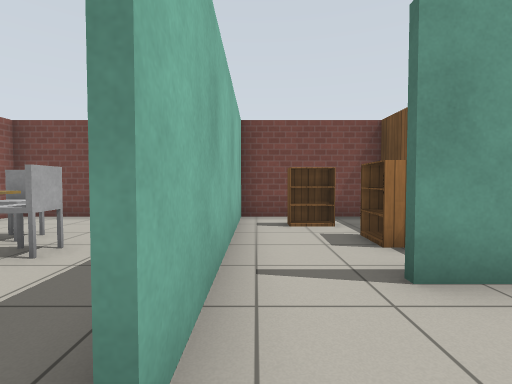
[1] (above)

16 first-person views from a walk through a world built for the Gazebo simulator. The camera is 0.9 m above the floor, tilts 2° down and sees 85° across. The floor is counted in squares, 1 m on a side. Each view is taken from the middle of a square. On the plan, view 1 faces up. The plan holds only what a view shows up to about 11 squares ahead; the rest is blank. Gazebo's built-in surfaces are drawn with simple patterns. Some stock models are drawn as simple stand-ins.

[2]
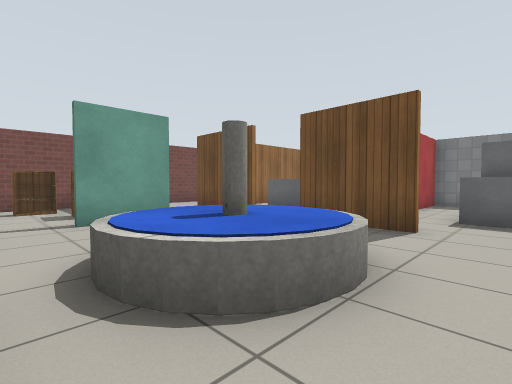

[3]
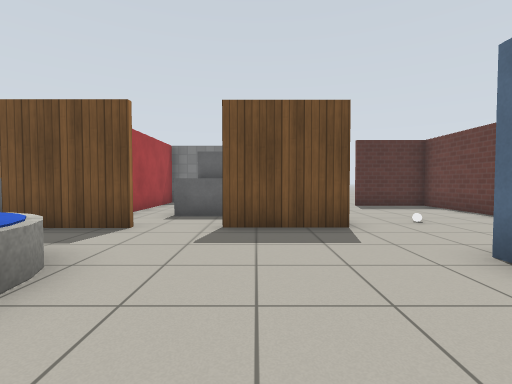

[4]
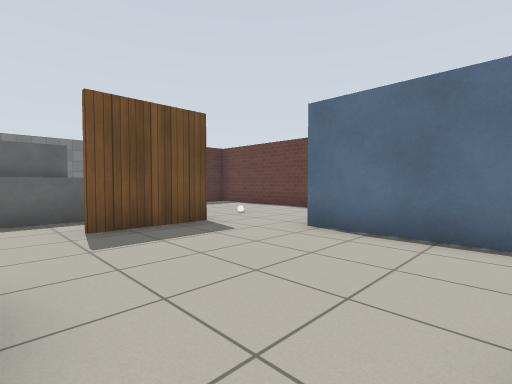

[5]
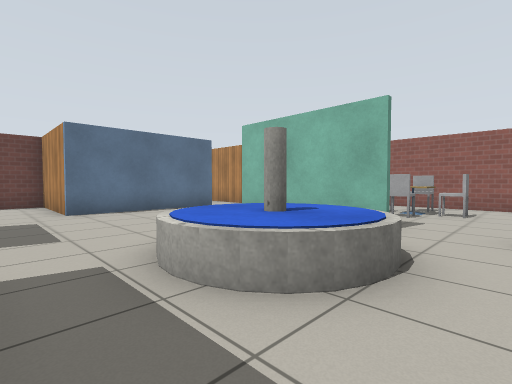

[6]
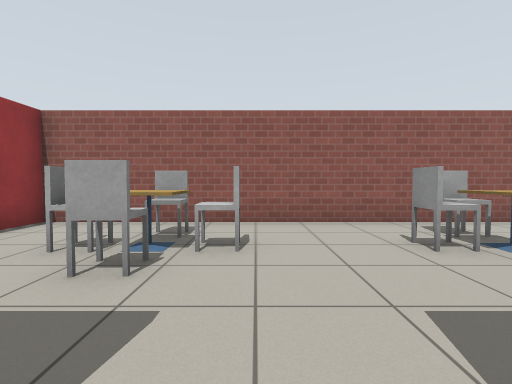

[7]
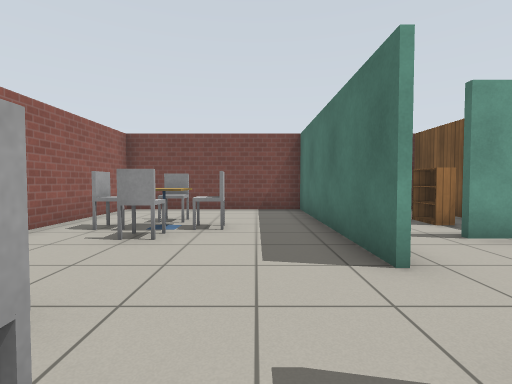

[8]
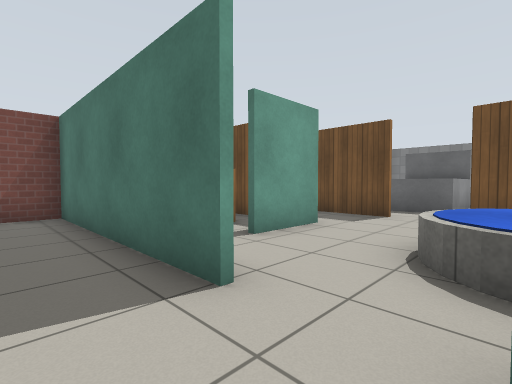

[9]
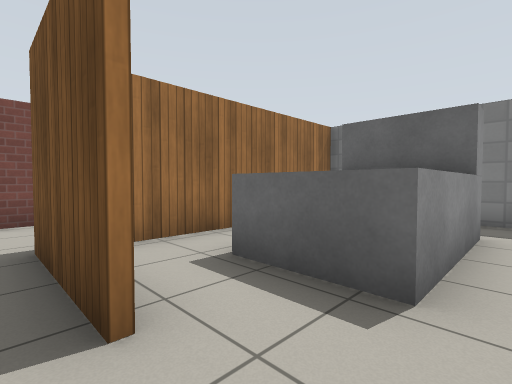

[10]
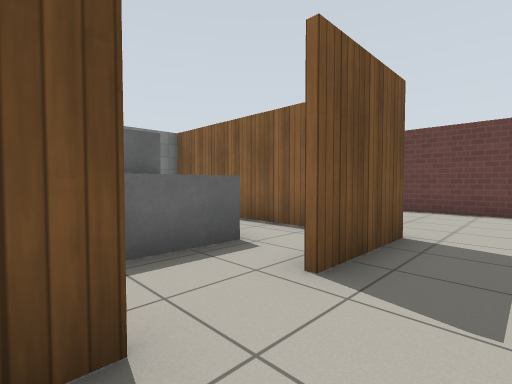

[11]
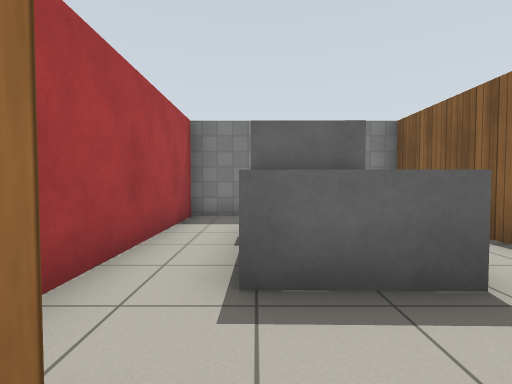

[12]
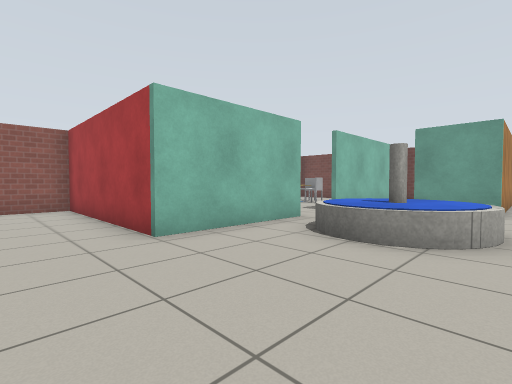

[13]
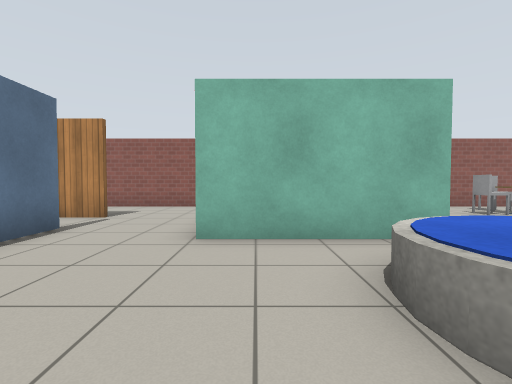

[14]
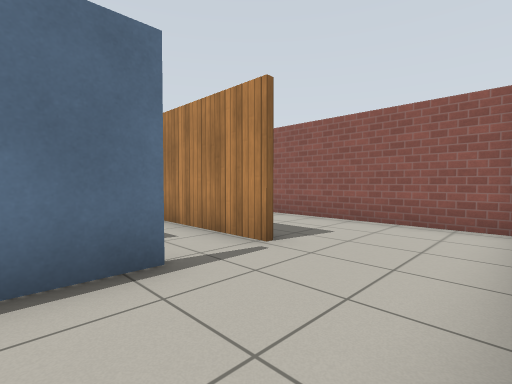

[15]
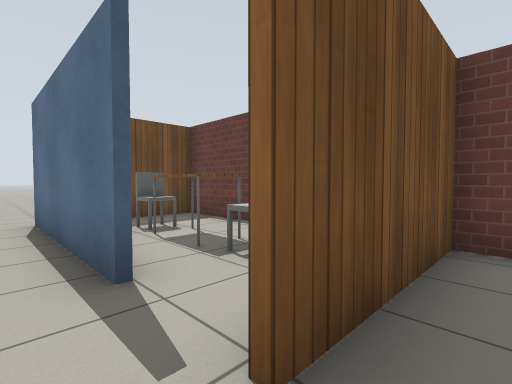

[16]
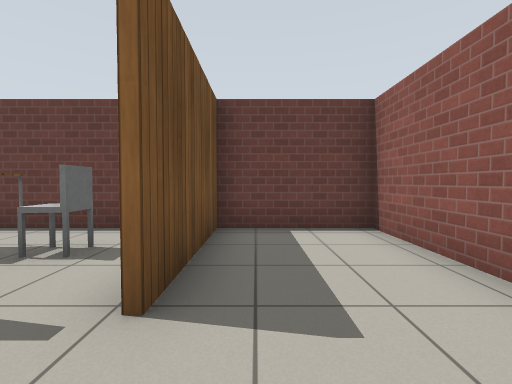

### Floor plan
Ten units are one square. View 1 is at (0, 0); x grows to the right and y downward. Boxes are objects, and circles mark ways between rooms. Rooms are numbered by the first view taken in them; rooms with no view inside come last. Other rooms are left out.
<svg viewBox="-69 -79 198 199">
<path fill="none" stroke="#000" d="M55 26 55 0M-4 9 -4 49 -14 49M55 69 55 43M55 -16 55 -26M33 -24 14 -24M-15 78 33 78 33 115M32 -45 32 -73 -11 -73M30 114 107 114 107 87M-4 -74 -4 -9M123 -2 123 -9M124 -43 66 -43M-5 -9 -5 -74M-11 -73 -63 -73 -63 49M-64 48 -51 48M-63 49 -63 114 -32 114 -32 77M-34 49 -64 49M72 67 123 67 123 54M123 29 123 13 71 13M-14 114 30 114M-31 77 -31 112M32 115 32 98M-14 49 -34 49"/>
<rect x="5" y="-5" width="30" height="40" fill="#bbb"><title>fountain</title></rect>
<rect x="5" y="-65" width="10" height="10" fill="#bbb"><title>bookshelf</title></rect>
<rect x="15" y="-45" width="10" height="10" fill="#bbb"><title>bookshelf</title></rect>
<rect x="55" y="85" width="10" height="10" fill="#bbb"><title>other object</title></rect>
<rect x="65" y="-25" width="40" height="20" fill="#bbb"><title>bed</title></rect>
<rect x="-55" y="5" width="10" height="20" fill="#bbb"><title>chair</title></rect>
<rect x="-55" y="-45" width="10" height="20" fill="#bbb"><title>chair</title></rect>
<rect x="-45" y="15" width="10" height="10" fill="#bbb"><title>chair</title></rect>
<rect x="-45" y="-5" width="10" height="20" fill="#bbb"><title>chair</title></rect>
<rect x="-45" y="-35" width="10" height="10" fill="#bbb"><title>chair</title></rect>
<rect x="-45" y="-55" width="10" height="20" fill="#bbb"><title>chair</title></rect>
<rect x="-35" y="5" width="10" height="20" fill="#bbb"><title>chair</title></rect>
<rect x="-35" y="-45" width="10" height="20" fill="#bbb"><title>chair</title></rect>
<rect x="75" y="25" width="10" height="30" fill="#bbb"><title>bed</title></rect>
<rect x="95" y="25" width="10" height="30" fill="#bbb"><title>bed</title></rect>
<rect x="-15" y="95" width="10" height="10" fill="#bbb"><title>chair</title></rect>
<rect x="-5" y="85" width="10" height="20" fill="#bbb"><title>table</title></rect>
<rect x="5" y="85" width="20" height="20" fill="#bbb"><title>chair</title></rect>
<circle cx="50" cy="-5" r="3" fill="#2a7"/>
<circle cx="-10" cy="0" r="3" fill="#2a7"/>
<circle cx="50" cy="35" r="3" fill="#2a7"/>
<circle cx="-10" cy="65" r="3" fill="#2a7"/>
<circle cx="-30" cy="65" r="3" fill="#2a7"/>
<circle cx="-20" cy="80" r="3" fill="#2a7"/>
<text x="30" y="30">1</text>
<text x="80" y="-10">2</text>
<text x="-30" y="-10">3</text>
<text x="-50" y="80">4</text>
<text x="90" y="40">5</text>
<text x="0" y="90">6</text>
<text x="-20" y="70">7</text>
</svg>
Room 1 opens to room 2. Room 1 opens to room 3. Room 1 opens to room 5. Room 1 opens to room 7. Room 4 opens to room 7. Room 6 opens to room 7.

Where each view was taken, in squares from view 1:
view 1: 0 up, 0 right, facing up
view 2: 4 down, 0 right, facing up-right
view 3: 5 down, 0 right, facing right
view 4: 3 down, 0 right, facing down-right
view 5: 1 up, 5 right, facing down-left
view 6: 0 up, 0 right, facing left
view 7: 2 down, 2 left, facing up
view 8: 1 down, 2 left, facing up-right
view 9: 0 up, 5 right, facing up-right
view 10: 2 down, 4 right, facing down-right
view 11: 3 down, 5 right, facing right
view 12: 7 down, 4 right, facing up-left
view 13: 4 down, 4 right, facing left
view 14: 5 down, 0 right, facing down-left
view 15: 7 down, 4 left, facing down-right
view 16: 6 down, 4 left, facing down
